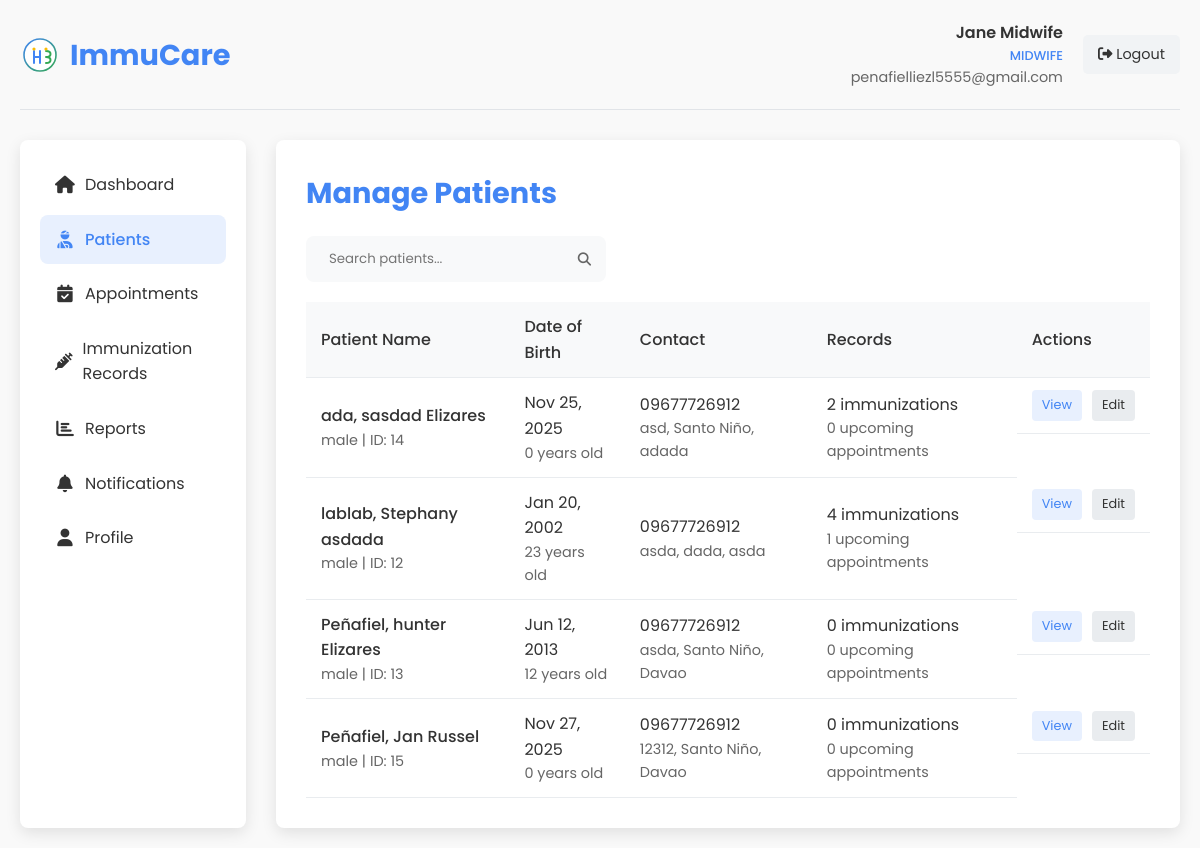
/midwife_patients.php (signed in), run on the app's committed database.
### tables this page shows
CREATE TABLE `patients` (
  `id` int(11) NOT NULL,
  `user_id` int(11) DEFAULT NULL,
  `first_name` varchar(50) NOT NULL,
  `middle_name` varchar(50) DEFAULT NULL,
  `last_name` varchar(50) NOT NULL,
  `date_of_birth` date NOT NULL,
  `gender` enum('male','female','other') NOT NULL,
  `blood_type` varchar(10) DEFAULT NULL COMMENT 'Patient blood type (A+, A-, B+, B-, AB+, AB-, O+, O-)',
  `purok` text NOT NULL,
  `city` varchar(100) NOT NULL,
  `province` varchar(100) NOT NULL,
  `postal_code` varchar(20) DEFAULT NULL,
  `phone_number` varchar(20) DEFAULT NULL,
  `email` varchar(255) DEFAULT NULL,
  `medical_history` text DEFAULT NULL,
  `allergies` text DEFAULT NULL,
  `diagnosis` text DEFAULT NULL COMMENT 'Patient diagnosis information',
  `created_at` datetime NOT NULL,
  `updated_at` timestamp NOT NULL DEFAULT current_timestamp() ON UPDATE current_timestamp()
);

### midwife_patients.php (the view, shortened to what this page needs)
<?php
$user_name = $_SESSION['user_name'];
$user_email = $_SESSION['user_email'];
$conn = new mysqli(DB_HOST, DB_USER, DB_PASS, DB_NAME);
$search = isset($_GET['search']) ? $_GET['search'] : '';
$search_condition = '';
$page = isset($_GET['page']) ? (int)$_GET['page'] : 1;
$records_per_page = 10;
$offset = ($page - 1) * $records_per_page;
$query = "SELECT p.*,
          (SELECT COUNT(*) FROM immunizations i WHERE i.patient_id = p.id) as immunization_count,
          (SELECT COUNT(*) FROM appointments a WHERE a.patient_id = p.id AND a.status = 'confirmed') as appointment_count
          FROM patients p
          WHERE 1=1 $search_condition
          ORDER BY p.last_name ASC
          LIMIT $offset, $records_per_page";
$result = $conn->query($query);
$patients_array = array();
while ($patient = $result->fetch_assoc()) {
    $patients_array[] = $patient;
}
?>
<!DOCTYPE html>
<html lang="en">
<head>
    <link rel="stylesheet" href="styles.css">
    <link rel="stylesheet" href="https://cdnjs.cloudflare.com/ajax/libs/font-awesome/6.4.0/css/all.min.css">
</head>
<body>
    <div class="dashboard-container">
        <div class="dashboard-header">
            <div class="dashboard-logo">
                <img src="images/logo.svg" alt="ImmuCare Logo">
                <h1>ImmuCare</h1>
            </div>
            <div class="user-menu">
                <div class="user-info">
                    <div class="user-name"><?php echo htmlspecialchars($user_name); ?></div>
                    <div class="user-role">Midwife</div>
                    <div class="user-email"><?php echo htmlspecialchars($user_email); ?></div>
                </div>
                <a href="?logout=1" class="logout-btn">
                    <i class="fas fa-sign-out-alt"></i> Logout
                </a>
            </div>
        </div>
        <div class="dashboard-content">
            <div class="sidebar">
                <ul class="sidebar-menu">
                    <li><a href="midwife_dashboard.php"><i class="fas fa-home"></i> Dashboard</a></li>
                    <li><a href="midwife_patients.php" class="active"><i class="fas fa-user-injured"></i> Patients</a></li>
                    <li><a href="midwife_appointments.php"><i class="fas fa-calendar-check"></i> Appointments</a></li>
                    <li><a href="midwife_immunization_records.php"><i class="fas fa-syringe"></i> Immunization Records</a></li>
                    <li><a href="midwife_reports.php"><i class="fas fa-chart-bar"></i> Reports</a></li>
                    <li><a href="midwife_notifications.php"><i class="fas fa-bell"></i> Notifications</a></li>
                    <li><a href="midwife_profile.php"><i class="fas fa-user"></i> Profile</a></li>
                </ul>
            </div>
            <div class="main-content">
                <h2 class="page-title">Manage Patients</h2>
                <div class="action-bar">
                    <form class="search-form" method="GET" action="">
                        <input type="text" name="search" placeholder="Search patients..." value="<?php echo htmlspecialchars($search); ?>">
                        <button type="submit"><i class="fas fa-search"></i></button>
                    </form>
                </div>
                <table class="patient-table">
                    <thead>
                        <tr>
                            <th>Patient Name</th>
                            <th>Date of Birth</th>
                            <th>Contact</th>
                            <th>Records</th>
                            <th>Actions</th>
                        </tr>
                    </thead>
                    <tbody>
                        <?php if (count($patients_array) > 0): ?>
                            <?php foreach ($patients_array as $patient): ?>
                                <tr>
                                    <td>
                                        <div class="patient-name">
                                            <?php echo htmlspecialchars($patient['last_name'] . ', ' . $patient['first_name'] . ' ' . $patient['middle_name']); ?>
                                        </div>
                                        <div class="patient-info">
                                            <?php echo htmlspecialchars($patient['gender']); ?> | ID: <?php echo $patient['id']; ?>
                                        </div>
                                    </td>
                                    <td>
                                        <?php echo date('M d, Y', strtotime($patient['date_of_birth'])); ?>
                                        <div class="patient-info">
                                            <?php
                                                $dob = new DateTime($patient['date_of_birth']);
                                                $now = new DateTime();
                                                $age = $now->diff($dob)->y;
                                                echo $age . ' years old';
                                            ?>
                                        </div>
                                    </td>
                                    <td>
                                        <div><?php echo htmlspecialchars($patient['phone_number']); ?></div>
                                        <div class="patient-info">
                                            <?php echo htmlspecialchars($patient['purok'] . ', ' . $patient['city'] . ', ' . $patient['province']); ?>
                                        </div>
                                    </td>
                                    <td>
                                        <div><?php echo $patient['immunization_count']; ?> immunizations</div>
                                        <div class="patient-info">
                                            <?php echo $patient['appointment_count']; ?> upcoming appointments
                                        </div>
                                    </td>
                                    <td class="patient-actions">
                                        <a href="#" data-modal="viewPatientModal<?php echo $patient['id']; ?>" class="action-btn view-btn">View</a>
                                        <a href="#" data-modal="editPatientModal<?php echo $patient['id']; ?>" class="action-btn edit-btn">Edit</a>
                                    </td>
                                </tr>
                            <?php endforeach; ?>
                        <?php else: ?>
                            <tr>
                                <td colspan="5" style="text-align: center; padding: 20px;">No patients found</td>
                            </tr>
                        <?php endif; ?>
                    </tbody>
                </table>
            </div>
        </div>
    </div>
</body>
</html>

### styles.css (style rules this page uses)
:root { --primary-color: #4285f4; --secondary-color: #34a853; --accent-color: #fbbc05; --text-color: #333; --light-text: #666; --bg-light: #f9f9f9; --bg-white: #ffffff; --shadow: 0 5px 15px rgba(0, 0, 0, 0.1); --border-radius: 8px; --transition: all 0.3s ease; }
* { margin: 0; padding: 0; box-sizing: border-box; }
html { scroll-behavior: smooth; }
body { font-family: 'Poppins', sans-serif; line-height: 1.6; color: var(--text-color); background-color: var(--bg-light); }
a { text-decoration: none; color: inherit; }
ul { list-style: none; }
img { max-width: 100%; height: auto; }

### midwife_patients.php (style rules this page uses)
.dashboard-container { max-width: 1200px; margin: 0 auto; padding: 20px; }
.dashboard-header { display: flex; justify-content: space-between; align-items: center; margin-bottom: 30px; padding-bottom: 20px; border-bottom: 1px solid #e1e4e8; }
.dashboard-logo { display: flex; align-items: center; }
.dashboard-logo img { height: 40px; margin-right: 10px; }
.dashboard-logo h1 { font-size: 1.8rem; color: var(--primary-color); margin: 0; }
.user-menu { display: flex; align-items: center; }
.user-info { margin-right: 20px; text-align: right; }
.user-name { font-weight: 600; color: var(--text-color); }
.user-role { font-size: 0.8rem; color: var(--primary-color); font-weight: 500; text-transform: uppercase; }
.user-email { font-size: 0.9rem; color: var(--light-text); }
.logout-btn { padding: 8px 15px; background-color: #f1f3f5; color: var(--text-color); border-radius: 5px; font-size: 0.9rem; transition: var(--transition); text-decoration: none; }
.dashboard-content { display: grid; grid-template-columns: 1fr 4fr; gap: 30px; }
.sidebar { background-color: var(--bg-white); border-radius: var(--border-radius); box-shadow: var(--shadow); padding: 20px; }
.sidebar-menu { list-style: none; padding: 0; margin: 0; }
.sidebar-menu li { margin-bottom: 5px; }
.sidebar-menu a { display: flex; align-items: center; padding: 12px 15px; border-radius: var(--border-radius); color: var(--text-color); transition: var(--transition); text-decoration: none; }
.sidebar-menu a.active { background-color: #e8f0fe; color: var(--primary-color); font-weight: 500; }
.sidebar-menu i { margin-right: 10px; font-size: 1.1rem; width: 20px; text-align: center; }
.main-content { background-color: var(--bg-white); border-radius: var(--border-radius); box-shadow: var(--shadow); padding: 30px; }
.page-title { font-size: 1.8rem; color: var(--primary-color); margin-bottom: 20px; }
.action-bar { display: flex; justify-content: space-between; align-items: center; margin-bottom: 20px; }
.search-form { display: flex; align-items: center; background-color: #f8f9fa; border-radius: var(--border-radius); padding: 5px 15px; width: 300px; }
.search-form input { border: none; background: transparent; padding: 8px; width: 100%; font-family: 'Poppins', sans-serif; }
.search-form button { background: transparent; border: none; color: var(--light-text); cursor: pointer; }
.patient-table { width: 100%; border-collapse: collapse; }
.patient-table th { background-color: #f8f9fa; text-align: left; padding: 12px 15px; font-weight: 500; color: var(--text-color); border-bottom: 1px solid #e9ecef; }
.patient-table td { padding: 12px 15px; border-bottom: 1px solid #e9ecef; }
.patient-name { font-weight: 500; color: var(--text-color); }
.patient-info { color: var(--light-text); font-size: 0.9rem; }
.patient-actions { display: flex; gap: 10px; }
.action-btn { padding: 5px 10px; font-size: 0.8rem; border-radius: 4px; text-decoration: none; }
.view-btn { background-color: #e8f0fe; color: var(--primary-color); }
.edit-btn { background-color: #e9ecef; color: var(--text-color); }

### data on the page
patients: last_name+first_name+middle_name "ada, sasdad Elizares", gender "male", id "14", date_of_birth "Nov 25, 2025", phone_number "09677726912", purok+city+province "asd, Santo Niño, adada", immunization_count "2", appointment_count "0"
patients: last_name+first_name+middle_name "lablab, Stephany asdada", gender "male", id "12", date_of_birth "Jan 20, 2002", phone_number "09677726912", purok+city+province "asda, dada, asda", immunization_count "4", appointment_count "1"
patients: last_name+first_name+middle_name "Peñafiel, hunter Elizares", gender "male", id "13", date_of_birth "Jun 12, 2013", phone_number "09677726912", purok+city+province "asda, Santo Niño, Davao", immunization_count "0", appointment_count "0"
patients: last_name+first_name+middle_name "Peñafiel, Jan Russel", gender "male", id "15", date_of_birth "Nov 27, 2025", phone_number "09677726912", purok+city+province "12312, Santo Niño, Davao", immunization_count "0", appointment_count "0"

### other printed values
$user_name "Jane Midwife"
$user_email "penafielliezl5555@gmail.com"
